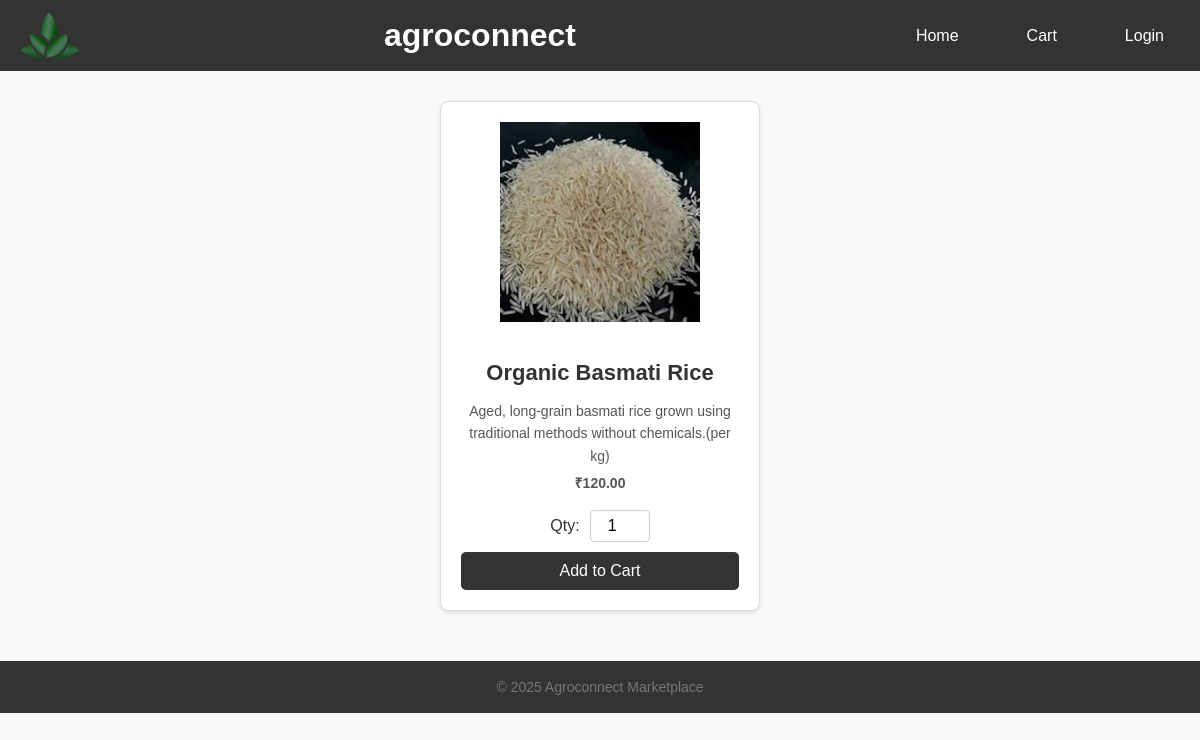
Page /product.php?id=24 on the committed database.
### tables this page shows
CREATE TABLE `products` (
  `id` int(11) NOT NULL,
  `name` varchar(255) NOT NULL,
  `description` text DEFAULT NULL,
  `price` decimal(10,2) NOT NULL,
  `image` varchar(255) DEFAULT NULL,
  `seller_id` int(11) NOT NULL
);

### product.php (the view, shortened to what this page needs)
<?php
$servername = "localhost";
$username = "root";
$password = "";
$dbname = "marketplace";
$conn = new mysqli($servername, $username, $password, $dbname);
$product_id = isset($_GET['id']) ? intval($_GET['id']) : 0;
$sql = "SELECT * FROM products WHERE id = ?";
$stmt = $conn->prepare($sql);
$stmt->bind_param("i", $product_id);
$stmt->execute();
$product = $stmt->get_result()->fetch_assoc();
?>
<!DOCTYPE html>
<html lang="en">
<head>
    <link rel="stylesheet" href="style.css">
</head>
<body>
    <header>
        <img src="logo.png" alt="logo">
        <h1>agroconnect</h1>
        <nav>
            <a href="index.php">Home</a>
            <a href="cart.php">Cart</a>
            <a href="login.php">Login</a>
        </nav>
    </header>
    <div class="product">
        <img src="<?= $product['image'] ?>" alt="<?= $product['name'] ?>">
        <div class="info">
            <h2><?= htmlspecialchars($product['name']) ?></h2>
            <p><?= htmlspecialchars($product['description']) ?></p>
            <p class="price">&#8377;<?= htmlspecialchars($product['price']) ?></p>
            <form action="" method="POST">
                <div class="quantity-container">
                    <label for="quantity">Qty:</label>
                    <input type="number" name="quantity" id="quantity" value="1" class="quantity-input" min="1" required>
                </div>
                <button type="submit" class="add-to-cart">Add to Cart</button>
            </form>
        </div>
    </div>
    <footer>
        <p>&copy; 2025 Agroconnect Marketplace</p>
    </footer>
</body>
</html>

### style.css (style rules this page uses)
* { margin: 0; padding: 0; box-sizing: border-box; }
body { font-family: Arial, sans-serif; line-height: 1.6; background-color: #f4f4f4; color: #333; }
header { background: #333; color: #fff; width: 100%; padding: 1rem 0; position: sticky; top: 0; z-index: 1000; display: flex; justify-content: space-between; align-items: center; padding: 1rem 2rem; }
header h1 { margin: 0; }
nav { display: flex; gap: 1rem; }
nav a { color: #fff; text-decoration: none; padding: 0.5rem 1rem; border-radius: 5px; transition: background 0.3s; }
h2 { text-align: center; margin-bottom: 1rem; }
.product { background: #fff; border: 1px solid #ddd; border-radius: 5px; padding: 1rem; margin: 1rem auto; max-width: 600px; box-shadow: 0 2px 5px rgba(0, 0, 0, 0.1); }
.product p { margin-bottom: 1rem; }
footer { background: #333; color: white; text-align: center; padding: 15px 0; width: 100%; }
footer p { margin: 0; }

### product.php (style rules this page uses)
* { box-sizing: border-box; }
body { margin: 0; padding: 0; font-family: Arial, sans-serif; background-color: #f9f9f9; }
header { background-color: #333; color: white; padding: 10px 20px; display: flex; align-items: center; justify-content: space-between; }
header img { width: 60px; height: 50px; }
header nav a { color: white; margin-left: 20px; text-decoration: none; }
.product { border: 1px solid #ddd; padding: 20px; margin: 30px auto; border-radius: 8px; box-shadow: 0 2px 5px rgba(0, 0, 0, 0.1); text-align: center; max-width: 320px; background-color: #fff; }
.product img { max-width: 100%; height: 200px; object-fit: cover; margin-bottom: 15px; }
.product h2 { font-size: 22px; margin: 10px 0; }
.product p { font-size: 14px; color: #555; margin: 5px 0; }
.price { font-size: 18px; font-weight: bold; color: #333; margin: 10px 0; }
form { display: flex; flex-direction: column; align-items: center; gap: 10px; margin-top: 15px; }
.quantity-container { display: flex; align-items: center; gap: 10px; }
.quantity-input { width: 60px; padding: 6px; font-size: 16px; text-align: center; border: 1px solid #ccc; border-radius: 4px; }
.add-to-cart { padding: 10px 15px; font-size: 16px; background-color: #333; color: #fff; border: none; border-radius: 5px; cursor: pointer; width: 100%; }
footer { text-align: center; padding: 15px; margin-top: 50px; font-size: 14px; color: #777; }

### rows in the picture
products: image (picture), name "Organic Basmati Rice", description "Aged, long-grain basmati rice grown using traditional methods without chemicals.(per kg)", price "120.00"
